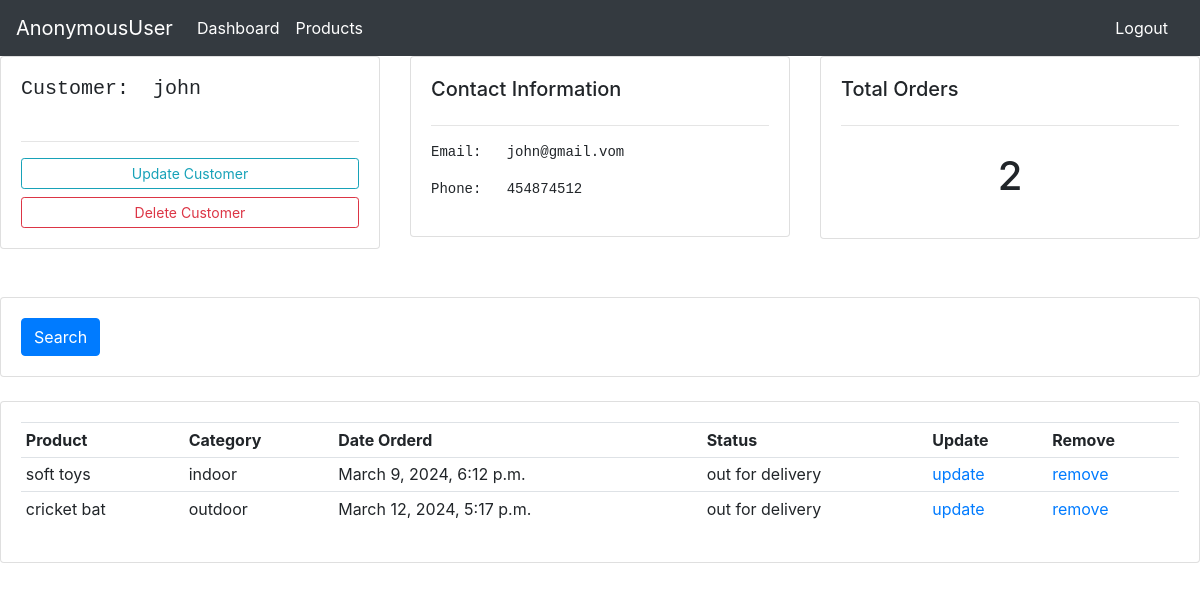
The page /customer/2 on the database its author committed.
### accounts/models.py (models this page shows, shortened)
class customer(models.Model):
    name=models.CharField( max_length=50)
    phone=models.IntegerField()
    email=models.EmailField(max_length=254)
    date_created=models.DateTimeField(auto_now_add=True)

class order(models.Model):
    STATUS=(
        ('pending','pending'),
        ('out for delivery','out for delivery'),
        ('delivered','delivered')
    )
    CUSTOMER=models.ForeignKey(customer, null=True, on_delete=models.SET_NULL)
    PRODUCT=models.ForeignKey(products, null=True, on_delete=models.SET_NULL)
    status=models.CharField(max_length=50, choices=STATUS)
    date_create=models.DateTimeField( auto_now_add=True)

class products(models.Model):
    CATEGORY=(
        ('indoor','indoor'),
        ('outdoor','outdoor'),
    )
    prod_name=models.CharField(max_length=50)
    prod_price=models.FloatField()
    prod_category=models.CharField(max_length=50, choices=CATEGORY, blank=True)
    prod_desc=models.CharField(max_length=100)
    date_created=models.DateField(auto_now_add=True)
    TAGS=models.ManyToManyField(tag, blank=True)

### accounts/views.py (the view)
# urls.py: path('customer/<int:id>',customers),
def customers(request,id):                                     #the fun name should be diff from model name always. if it is same it gives error
    CUSTOM=customer.objects.get(id=id)
    ORDE=CUSTOM.order_set.all()
    total_order=ORDE.count()
    contexts={'customer':CUSTOM,'order':ORDE,'total_order':total_order}
    return render(request,'customer.html',contexts)

### accounts/templates/customer.html
{%extends 'base.html'%}
{%block msg%}
<div class="row">
    <div class="col-md">
        <div class="card card-body">
            <pre><h5>Customer:  {{customer.name}}</h5></pre>
            <hr>
            <a class="btn btn-outline-info btn-sm btn-block" href="/update_customer/{{customer.id}}">Update
                Customer</a>
            <a class="btn btn-outline-danger btn-sm btn-block" href="/delete_customer/{{customer.id}}">Delete
                Customer</a>
        </div>
    </div>
    <div class="col-md">
        <div class="card card-body">
            <h5>Contact Information</h5>
            <hr>
            <pre>Email:   {{customer.email}}</pre>
            <pre>Phone:   {{customer.phone}} </pre>
        </div>
    </div>
    <div class="col-md">
        <div class="card card-body">
            <h5>Total Orders</h5>
            <hr>
            <h1 style="text-align: center; padding: 10px">{{total_order}}</h1>
        </div>
    </div>
</div>
<br>
<br>
<div class="row">
    <div class="col">
        <div class="card card-body">
            <form method="get">
                <button class="btn btn-primary" type="submit">Search</button>
            </form>
        </div>
    </div>
</div>
<br>
<div class="row">
    <div class="col-md">
        <div class="card card-body">
            <table class="table table-sm">
                <tr>
                    <th>Product</th>
                    <th>Category</th>
                    <th>Date Orderd</th>
                    <th>Status</th>
                    <a href=""><th>Update</th></a>
                    <th>Remove</th>
                </tr>
                {%for i in order %}
                    <tr>
                        <td>{{i.PRODUCT.prod_name}}</td>
                        <td>{{i.PRODUCT.prod_category}}</td>
                        <td>{{i.date_create}}</td>
                        <td>{{i.status}}</td>
                        <td><a href="/update_order/{{customer.id}}">update</a></td>
                        <td><a href="/delete_order/{{customer.id}}">remove</a></td>
                    </tr>
                {%endfor%}
            </table>
        </div>
    </div>
</div>
{% endblock %}

### rows shown on the page
customer: name "john", email "john@gmail.vom", phone "454874512"
order: PRODUCT.prod_name "soft toys", PRODUCT.prod_category "indoor", date_create "March 9, 2024, 6:12 p.m.", status "out for delivery"
order: PRODUCT.prod_name "cricket bat", PRODUCT.prod_category "outdoor", date_create "March 12, 2024, 5:17 p.m.", status "out for delivery"

### other values the page prints
{{ request.user }} "AnonymousUser"
{{ total_order }} "2"
